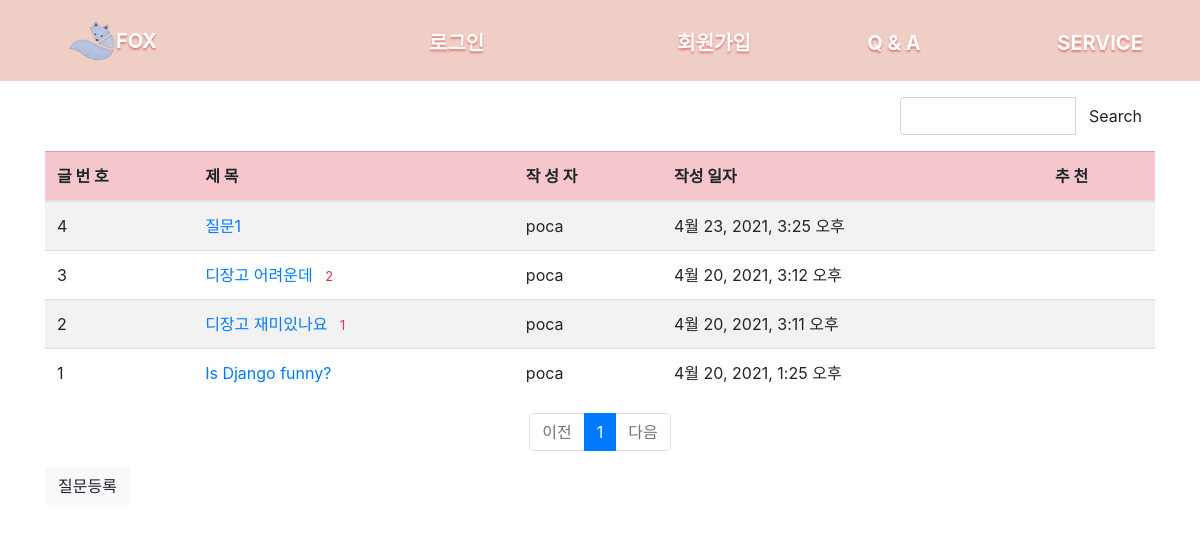
The app's page /newapp/question/qna/, older data.
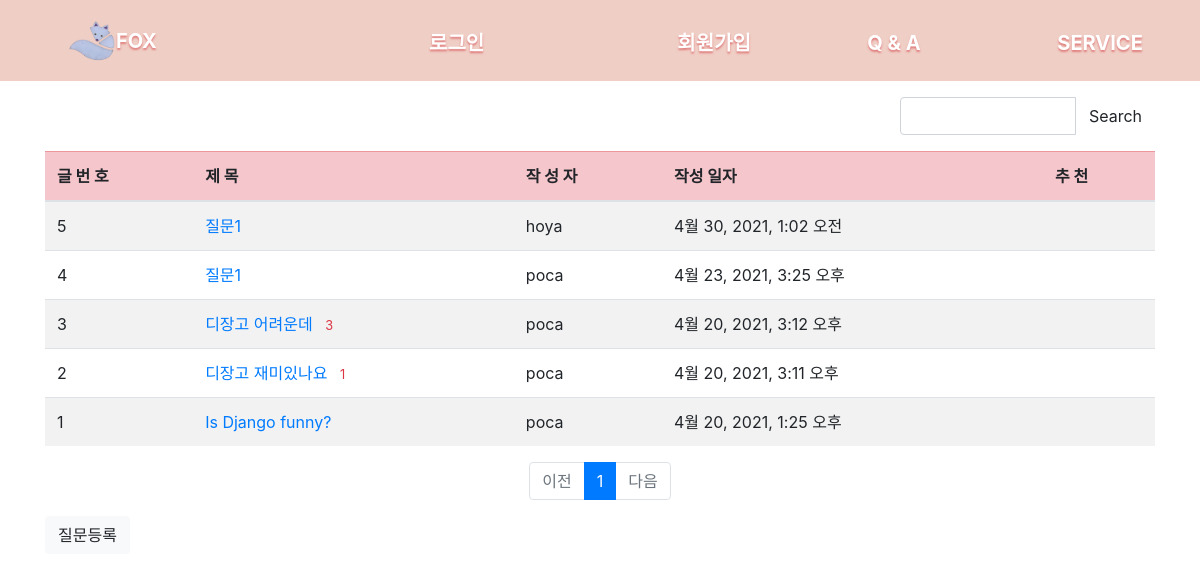
The same page, newer data.
### newapp/models.py (models this page shows, shortened)
class Question(models.Model):
    subject = models.CharField(max_length=100)
    content = models.TextField()
    create_date = models.DateTimeField()
    author = models.ForeignKey(User, on_delete=models.CASCADE, related_name='author_question')
    modify_date = models.DateTimeField(null=True, blank=True)
    voter = models.ManyToManyField(User, related_name='voter_question')

### newapp/views/base_views.py (the view)
# urls.py: path('question/qna/', base_views.qna, name='qna'),
def qna(request):
    page = request.GET.get('page', '1')
    kw = request.GET.get('kw', '')
    question_list = Question.objects.order_by('-create_date')
    if kw:
        question_list = question_list.filter(
            Q(subject__icontains=kw) | Q(content__icontains=kw)
        ).distinct()
    pagenator = Paginator(question_list, 5)
    page1 = pagenator.get_page(page)
    context = {'question_list1': page1,'page':page,'kw':kw}
    return render(request, 'newapp/question_list.html', context)

### newapp/templatetags/newapp_filter.py (called while the page is built)
@register.filter()
def sub(value, arg):
    return value-arg

### template/newapp/question_list.html (shortened to what this page needs)
<!DOCTYPE html>
<html lang="ko">
{% extends 'base.html' %}
{% load newapp_filter %}
{% block content %}
{% load static %}
<link rel ="stylesheet" type="text/css" href="{% static '/bootstrap.min.css' %}" >
<div class="container my-3">
<div class="row justify-content-end my-3">
    <div class="col-3 input-group" >
        <div class="input-group"  >
        <input type="text" class="form-control kw" value="">
            <button class="btn btn-outline" type="button" id="btn_search" >Search</button>
        </div>
    </div>
</div>
  <table class="table table-striped">
    <thead>
      <tr class="table-danger ">
        <th> 글 번 호 </th>
        <th> 제    목 </th>
        <th> 작 성 자 </th>
        <th> 작성 일자 </th>
        <th> 추    천 </th>
      </tr>
    </thead>
    <tbody>
    {% if question_list1  %}
    {% for question in question_list1 %}
     <tr class="table-sussess">
         <td>{{ question_list1.paginator.count|sub:question_list1.start_index|sub:forloop.counter0|add:1 }}</td>
         <td><a href="{% url 'newapp:detail' question.id %}" >{{question.subject}}</a>
         {% if question.answer_set.count > 0 %}
         <span class="text-danger small ml-2">{{ question.answer_set.count }}</span>
         {% endif %}
         </td>
         <td>{{ question.author.username}}</td>
         <td>{{ question.create_date}}</td>
         <td>
         </td>
     </tr>
    {% endfor %}
    {% else %}
     <tr>
        <td colspan="3">질문이 없습니다.</td>
     </tr>
    {% endif %}
   </tbody>
  </table>
    <ul class="pagination justify-content-center">
      {% if question_list1.has_previous %}
      <li class="page-item">
        <a class="page-link" href="#" data-page="{{ question_list1.previous_page_number }}">이전</a>
      </li>
      {% else %}
      <li class="page-item disabled" >
        <a class="page-link" href="#" tabindex="-1" aria-disabled="true" >이전</a>
      </li>
      {% endif %}
      {% for page_number in question_list1.paginator.page_range %}
      {% if page_number >= question_list1.number|add:-2 and page_number <= question_list1.number|add:2 %}
        {%if page_number == question_list1.number %}
          <li class="page-item active" aria-current="page">
              <a class="page-link" href="#" data-page="{{ page_number }}">{{ page_number }}</a>
          </li>
          {% else %}
          <li class="page-item" >
              <a class="page-link" href="#" data-page="{{ page_number }}">{{ page_number }}</a>
          </li>
        {% endif %}
      {% endif %}
      {% endfor %}
      {% if question_list1.has_next %}
      <li class="page-item">
        <a class="page-link" href="#" data-page="{{ question_list1.next_page_number }}">다음</a>
      </li>
      {% else %}
      <li class="page-item disabled" >
        <a class="page-link" href="#" tabindex="-1" aria-disabled="true" >다음</a>
      </li>
      {% endif %}
    </ul>
    <a href="{% url 'newapp:question_create' %}" class="btn btn-light">질문등록</a>
</div>
{% endblock %}

Row changes from the older to the newer data that the page shows:
added Question: paginator.count|sub "5", subject "질문1", author.username "hoya", create_date "4월 30, 2021, 1:02 오전"
computed for Question "디장고 어려운데": answer_set.count "2" → "3"
